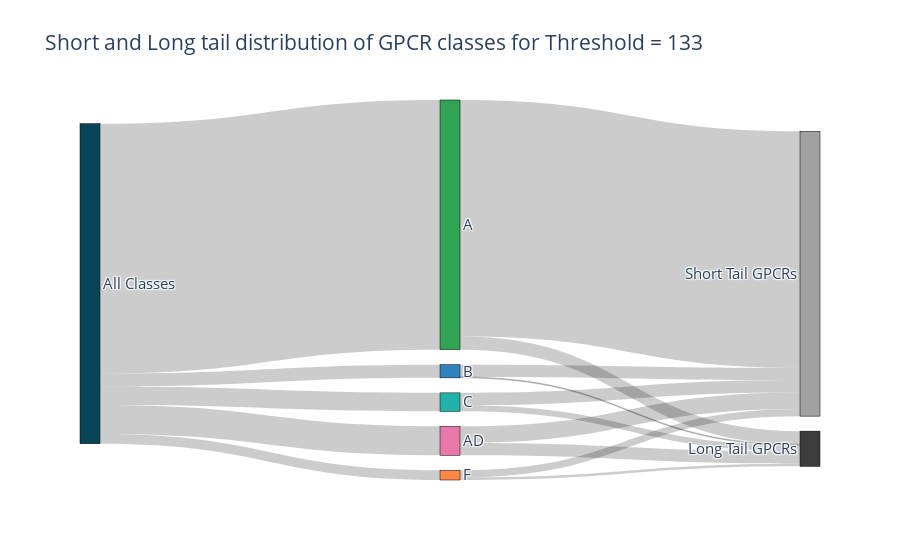

Notebook source saved alongside this figure:
### Code cell
fig = gpcr.plots.sankey_gpcr_classes()

### Figure 1 — Plotly figure (JSON) as saved in the notebook; plotly's stock layout.template omitted (floating-point values rounded to 4 significant figures)
{"data": [{"link": {"source": [0, 0, 0, 0, 0, 1, 2, 3, 4, 5, 1, 2, 3, 4, 5], "target": [1, 2, 3, 4, 5, 6, 6, 6, 6, 6, 7, 7, 7, 7, 7], "value": [284, 15, 21, 11, 33, 269, 14, 14, 8, 19, 15, 1, 7, 3, 14]}, "node": {"color": ["#074457", "#31A354", "#3182BD", "#20B2AA", "#FF8745", "#E978AA", "#A1A1A1", "#3C3C3C"], "label": ["All Classes", "A", "B", "C", "F", "AD", "Short Tail GPCRs", "Long Tail GPCRs"], "line": {"color": "black", "width": 0.5}, "pad": 15, "thickness": 20}, "type": "sankey"}], "layout": {"font": {"size": 15}, "title": {"text": "Short and Long tail distribution of GPCR classes for Threshold = 133"}}}
